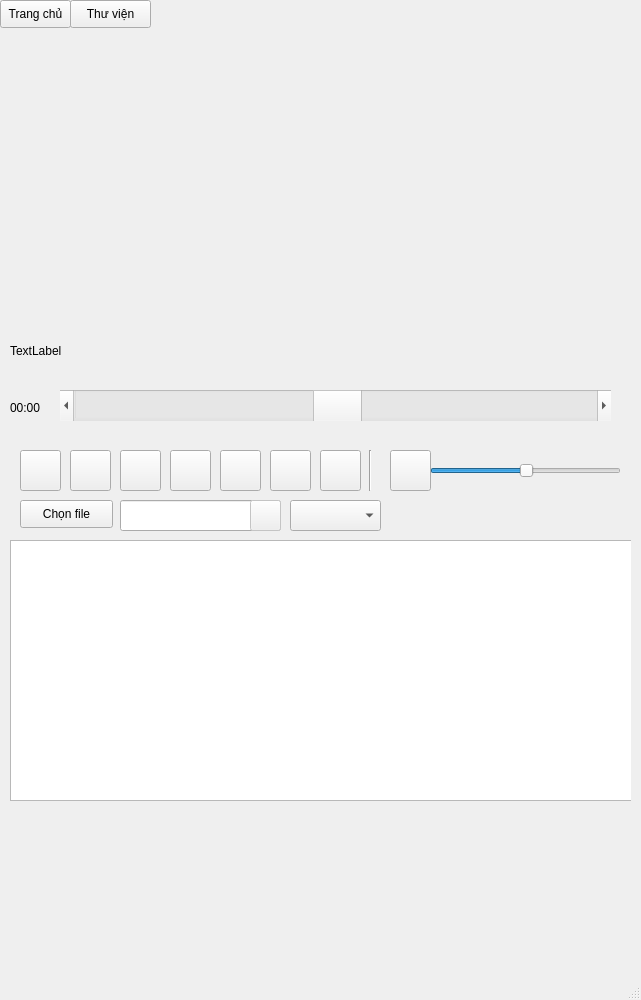
<?xml version="1.0" encoding="UTF-8"?>
<ui version="4.0">
 <class>MainWindow</class>
 <widget class="QMainWindow" name="MainWindow">
  <property name="geometry">
   <rect>
    <x>0</x>
    <y>0</y>
    <width>641</width>
    <height>1000</height>
   </rect>
  </property>
  <property name="windowTitle">
   <string>MainWindow</string>
  </property>
  <widget class="QWidget" name="centralwidget">
   <widget class="QLabel" name="label">
    <property name="geometry">
     <rect>
      <x>100</x>
      <y>60</y>
      <width>421</width>
      <height>241</height>
     </rect>
    </property>
    <property name="layoutDirection">
     <enum>Qt::LeftToRight</enum>
    </property>
    <property name="text">
     <string/>
    </property>
    <property name="pixmap">
     <pixmap>image/tai_nghe.jpg</pixmap>
    </property>
    <property name="scaledContents">
     <bool>true</bool>
    </property>
   </widget>
   <widget class="QWidget" name="widget" native="true">
    <property name="geometry">
     <rect>
      <x>10</x>
      <y>440</y>
      <width>621</width>
      <height>571</height>
     </rect>
    </property>
    <widget class="QPushButton" name="ngau_nhien">
     <property name="geometry">
      <rect>
       <x>10</x>
       <y>10</y>
       <width>41</width>
       <height>41</height>
      </rect>
     </property>
     <property name="font">
      <font>
       <pointsize>24</pointsize>
      </font>
     </property>
     <property name="text">
      <string/>
     </property>
     <property name="icon">
      <iconset>
       <normaloff>image/random.jpeg</normaloff>image/random.jpeg</iconset>
     </property>
     <property name="iconSize">
      <size>
       <width>35</width>
       <height>35</height>
      </size>
     </property>
    </widget>
    <widget class="QPushButton" name="lap_lai">
     <property name="geometry">
      <rect>
       <x>260</x>
       <y>10</y>
       <width>41</width>
       <height>41</height>
      </rect>
     </property>
     <property name="font">
      <font>
       <pointsize>24</pointsize>
      </font>
     </property>
     <property name="text">
      <string/>
     </property>
     <property name="icon">
      <iconset>
       <normaloff>image/LapLai.png</normaloff>image/LapLai.png</iconset>
     </property>
     <property name="iconSize">
      <size>
       <width>32</width>
       <height>32</height>
      </size>
     </property>
    </widget>
    <widget class="QSlider" name="volume">
     <property name="geometry">
      <rect>
       <x>420</x>
       <y>20</y>
       <width>191</width>
       <height>22</height>
      </rect>
     </property>
     <property name="value">
      <number>50</number>
     </property>
     <property name="orientation">
      <enum>Qt::Horizontal</enum>
     </property>
    </widget>
    <widget class="Line" name="line">
     <property name="geometry">
      <rect>
       <x>350</x>
       <y>10</y>
       <width>20</width>
       <height>41</height>
      </rect>
     </property>
     <property name="orientation">
      <enum>Qt::Vertical</enum>
     </property>
    </widget>
    <widget class="QPushButton" name="loa_active">
     <property name="geometry">
      <rect>
       <x>380</x>
       <y>10</y>
       <width>41</width>
       <height>41</height>
      </rect>
     </property>
     <property name="font">
      <font>
       <pointsize>24</pointsize>
      </font>
     </property>
     <property name="text">
      <string/>
     </property>
     <property name="icon">
      <iconset>
       <normaloff>image/loa.png</normaloff>image/loa.png</iconset>
     </property>
     <property name="iconSize">
      <size>
       <width>35</width>
       <height>35</height>
      </size>
     </property>
     <property name="checkable">
      <bool>false</bool>
     </property>
    </widget>
    <widget class="QPushButton" name="lui_bai">
     <property name="geometry">
      <rect>
       <x>60</x>
       <y>10</y>
       <width>41</width>
       <height>41</height>
      </rect>
     </property>
     <property name="font">
      <font>
       <pointsize>24</pointsize>
      </font>
     </property>
     <property name="text">
      <string/>
     </property>
     <property name="icon">
      <iconset>
       <normaloff>image/lui_bai.png</normaloff>image/lui_bai.png</iconset>
     </property>
     <property name="iconSize">
      <size>
       <width>32</width>
       <height>32</height>
      </size>
     </property>
    </widget>
    <widget class="QPushButton" name="phat">
     <property name="geometry">
      <rect>
       <x>110</x>
       <y>10</y>
       <width>41</width>
       <height>41</height>
      </rect>
     </property>
     <property name="font">
      <font>
       <pointsize>24</pointsize>
      </font>
     </property>
     <property name="text">
      <string/>
     </property>
     <property name="icon">
      <iconset>
       <normaloff>image/play.png</normaloff>image/play.png</iconset>
     </property>
     <property name="iconSize">
      <size>
       <width>32</width>
       <height>32</height>
      </size>
     </property>
    </widget>
    <widget class="QToolButton" name="tam_dung">
     <property name="geometry">
      <rect>
       <x>160</x>
       <y>10</y>
       <width>41</width>
       <height>41</height>
      </rect>
     </property>
     <property name="font">
      <font>
       <pointsize>24</pointsize>
      </font>
     </property>
     <property name="text">
      <string/>
     </property>
     <property name="icon">
      <iconset>
       <normaloff>image/tam_dung.png</normaloff>image/tam_dung.png</iconset>
     </property>
     <property name="iconSize">
      <size>
       <width>32</width>
       <height>32</height>
      </size>
     </property>
    </widget>
    <widget class="QPushButton" name="chuyen_bai">
     <property name="geometry">
      <rect>
       <x>210</x>
       <y>10</y>
       <width>41</width>
       <height>41</height>
      </rect>
     </property>
     <property name="font">
      <font>
       <pointsize>24</pointsize>
      </font>
     </property>
     <property name="text">
      <string/>
     </property>
     <property name="icon">
      <iconset>
       <normaloff>image/chuyen_bai.png</normaloff>image/chuyen_bai.png</iconset>
     </property>
     <property name="iconSize">
      <size>
       <width>32</width>
       <height>32</height>
      </size>
     </property>
    </widget>
    <widget class="QPushButton" name="icon">
     <property name="enabled">
      <bool>false</bool>
     </property>
     <property name="geometry">
      <rect>
       <x>240</x>
       <y>60</y>
       <width>31</width>
       <height>31</height>
      </rect>
     </property>
     <property name="font">
      <font>
       <pointsize>24</pointsize>
      </font>
     </property>
     <property name="mouseTracking">
      <bool>false</bool>
     </property>
     <property name="tabletTracking">
      <bool>false</bool>
     </property>
     <property name="acceptDrops">
      <bool>false</bool>
     </property>
     <property name="autoFillBackground">
      <bool>false</bool>
     </property>
     <property name="text">
      <string/>
     </property>
     <property name="icon">
      <iconset>
       <normaloff>image/tim_kiem.png</normaloff>image/tim_kiem.png</iconset>
     </property>
     <property name="iconSize">
      <size>
       <width>18</width>
       <height>26</height>
      </size>
     </property>
     <property name="checkable">
      <bool>false</bool>
     </property>
     <property name="autoRepeat">
      <bool>false</bool>
     </property>
     <property name="autoExclusive">
      <bool>false</bool>
     </property>
     <property name="autoDefault">
      <bool>false</bool>
     </property>
     <property name="default">
      <bool>false</bool>
     </property>
     <property name="flat">
      <bool>false</bool>
     </property>
    </widget>
    <widget class="QTableWidget" name="table_list">
     <property name="geometry">
      <rect>
       <x>0</x>
       <y>100</y>
       <width>622</width>
       <height>261</height>
      </rect>
     </property>
    </widget>
    <widget class="QPushButton" name="pushButton">
     <property name="geometry">
      <rect>
       <x>10</x>
       <y>60</y>
       <width>93</width>
       <height>28</height>
      </rect>
     </property>
     <property name="text">
      <string>Chọn file</string>
     </property>
    </widget>
    <widget class="QComboBox" name="select">
     <property name="geometry">
      <rect>
       <x>280</x>
       <y>60</y>
       <width>91</width>
       <height>31</height>
      </rect>
     </property>
    </widget>
    <widget class="QPushButton" name="dung_lai">
     <property name="geometry">
      <rect>
       <x>310</x>
       <y>10</y>
       <width>41</width>
       <height>41</height>
      </rect>
     </property>
     <property name="font">
      <font>
       <pointsize>24</pointsize>
      </font>
     </property>
     <property name="text">
      <string/>
     </property>
     <property name="icon">
      <iconset>
       <normaloff>image/ket_thuc.png</normaloff>image/ket_thuc.png</iconset>
     </property>
     <property name="iconSize">
      <size>
       <width>32</width>
       <height>32</height>
      </size>
     </property>
    </widget>
    <widget class="QLineEdit" name="tim_kiem">
     <property name="geometry">
      <rect>
       <x>110</x>
       <y>60</y>
       <width>161</width>
       <height>31</height>
      </rect>
     </property>
    </widget>
    <zorder>ngau_nhien</zorder>
    <zorder>lap_lai</zorder>
    <zorder>volume</zorder>
    <zorder>line</zorder>
    <zorder>loa_active</zorder>
    <zorder>lui_bai</zorder>
    <zorder>phat</zorder>
    <zorder>tam_dung</zorder>
    <zorder>chuyen_bai</zorder>
    <zorder>table_list</zorder>
    <zorder>pushButton</zorder>
    <zorder>select</zorder>
    <zorder>dung_lai</zorder>
    <zorder>tim_kiem</zorder>
    <zorder>icon</zorder>
   </widget>
   <widget class="QWidget" name="widget_2" native="true">
    <property name="geometry">
     <rect>
      <x>0</x>
      <y>380</y>
      <width>621</width>
      <height>51</height>
     </rect>
    </property>
    <widget class="QScrollBar" name="noi_dung_mp3">
     <property name="geometry">
      <rect>
       <x>60</x>
       <y>10</y>
       <width>551</width>
       <height>31</height>
      </rect>
     </property>
     <property name="value">
      <number>50</number>
     </property>
     <property name="orientation">
      <enum>Qt::Horizontal</enum>
     </property>
    </widget>
    <widget class="QLabel" name="time_label">
     <property name="geometry">
      <rect>
       <x>10</x>
       <y>20</y>
       <width>41</width>
       <height>16</height>
      </rect>
     </property>
     <property name="text">
      <string>00:00</string>
     </property>
    </widget>
   </widget>
   <widget class="QLabel" name="ten_bai_hat">
    <property name="geometry">
     <rect>
      <x>10</x>
      <y>330</y>
      <width>191</width>
      <height>41</height>
     </rect>
    </property>
    <property name="text">
     <string>TextLabel</string>
    </property>
   </widget>
   <widget class="QPushButton" name="pushButton_2">
    <property name="geometry">
     <rect>
      <x>0</x>
      <y>0</y>
      <width>71</width>
      <height>28</height>
     </rect>
    </property>
    <property name="text">
     <string>Trang chủ</string>
    </property>
   </widget>
   <widget class="QPushButton" name="thu_vien">
    <property name="geometry">
     <rect>
      <x>70</x>
      <y>0</y>
      <width>81</width>
      <height>28</height>
     </rect>
    </property>
    <property name="text">
     <string>Thư viện</string>
    </property>
   </widget>
  </widget>
  <widget class="QMenuBar" name="menubar">
   <property name="geometry">
    <rect>
     <x>0</x>
     <y>0</y>
     <width>641</width>
     <height>26</height>
    </rect>
   </property>
  </widget>
  <widget class="QStatusBar" name="statusbar"/>
 </widget>
 <resources/>
 <connections/>
</ui>
